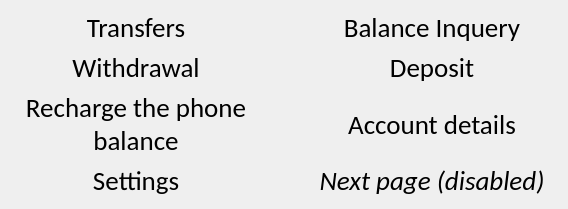
        <widget class="QWidget" name="page_2">
         <layout class="QGridLayout" name="gridLayout_6">
          <item row="5" column="0">
           <widget class="QLabel" name="label_13">
            <property name="font">
             <font>
              <family>Calibri</family>
              <pointsize>20</pointsize>
             </font>
            </property>
            <property name="styleSheet">
             <string notr="true"/>
            </property>
            <property name="text">
             <string>Settings</string>
            </property>
            <property name="alignment">
             <set>Qt::AlignCenter</set>
            </property>
           </widget>
          </item>
          <item row="4" column="0">
           <widget class="QLabel" name="label_11">
            <property name="font">
             <font>
              <family>Calibri</family>
              <pointsize>20</pointsize>
             </font>
            </property>
            <property name="styleSheet">
             <string notr="true"/>
            </property>
            <property name="text">
             <string>Recharge the phone balance</string>
            </property>
            <property name="alignment">
             <set>Qt::AlignCenter</set>
            </property>
            <property name="wordWrap">
             <bool>true</bool>
            </property>
           </widget>
          </item>
          <item row="5" column="2">
           <widget class="QLabel" name="label_14">
            <property name="font">
             <font>
              <family>Calibri</family>
              <pointsize>20</pointsize>
              <italic>true</italic>
             </font>
            </property>
            <property name="styleSheet">
             <string notr="true"/>
            </property>
            <property name="text">
             <string>Next page (disabled)</string>
            </property>
            <property name="alignment">
             <set>Qt::AlignCenter</set>
            </property>
           </widget>
          </item>
          <item row="2" column="2">
           <widget class="QLabel" name="label_10">
            <property name="font">
             <font>
              <family>Calibri</family>
              <pointsize>20</pointsize>
             </font>
            </property>
            <property name="layoutDirection">
             <enum>Qt::LeftToRight</enum>
            </property>
            <property name="styleSheet">
             <string notr="true"/>
            </property>
            <property name="text">
             <string>Deposit</string>
            </property>
            <property name="alignment">
             <set>Qt::AlignCenter</set>
            </property>
            <property name="wordWrap">
             <bool>true</bool>
            </property>
           </widget>
          </item>
          <item row="0" column="0">
           <widget class="QLabel" name="label_7">
            <property name="sizePolicy">
             <sizepolicy hsizetype="MinimumExpanding" vsizetype="Preferred">
              <horstretch>0</horstretch>
              <verstretch>0</verstretch>
             </sizepolicy>
            </property>
            <property name="minimumSize">
             <size>
              <width>250</width>
              <height>0</height>
             </size>
            </property>
            <property name="font">
             <font>
              <family>Calibri</family>
              <pointsize>20</pointsize>
             </font>
            </property>
            <property name="styleSheet">
             <string notr="true"/>
            </property>
            <property name="text">
             <string>Transfers</string>
            </property>
            <property name="alignment">
             <set>Qt::AlignCenter</set>
            </property>
           </widget>
          </item>
          <item row="2" column="0">
           <widget class="QLabel" name="label_9">
            <property name="font">
             <font>
              <family>Calibri</family>
              <pointsize>20</pointsize>
             </font>
            </property>
            <property name="styleSheet">
             <string notr="true"/>
            </property>
            <property name="text">
             <string>Withdrawal</string>
            </property>
            <property name="alignment">
             <set>Qt::AlignCenter</set>
            </property>
           </widget>
          </item>
          <item row="4" column="2">
           <widget class="QLabel" name="label_12">
            <property name="font">
             <font>
              <family>Calibri</family>
              <pointsize>20</pointsize>
             </font>
            </property>
            <property name="styleSheet">
             <string notr="true"/>
            </property>
            <property name="text">
             <string>Account details</string>
            </property>
            <property name="alignment">
             <set>Qt::AlignCenter</set>
            </property>
           </widget>
          </item>
          <item row="0" column="2">
           <widget class="QLabel" name="label_8">
            <property name="sizePolicy">
             <sizepolicy hsizetype="MinimumExpanding" vsizetype="Preferred">
              <horstretch>0</horstretch>
              <verstretch>0</verstretch>
             </sizepolicy>
            </property>
            <property name="minimumSize">
             <size>
              <width>250</width>
              <height>0</height>
             </size>
            </property>
            <property name="font">
             <font>
              <family>Calibri</family>
              <pointsize>20</pointsize>
             </font>
            </property>
            <property name="styleSheet">
             <string notr="true"/>
            </property>
            <property name="text">
             <string>Balance Inquery</string>
            </property>
            <property name="alignment">
             <set>Qt::AlignCenter</set>
            </property>
           </widget>
          </item>
          <item row="4" column="1">
           <spacer name="horizontalSpacer_2">
            <property name="orientation">
             <enum>Qt::Horizontal</enum>
            </property>
            <property name="sizeHint" stdset="0">
             <size>
              <width>40</width>
              <height>20</height>
             </size>
            </property>
           </spacer>
          </item>
         </layout>
        </widget>
